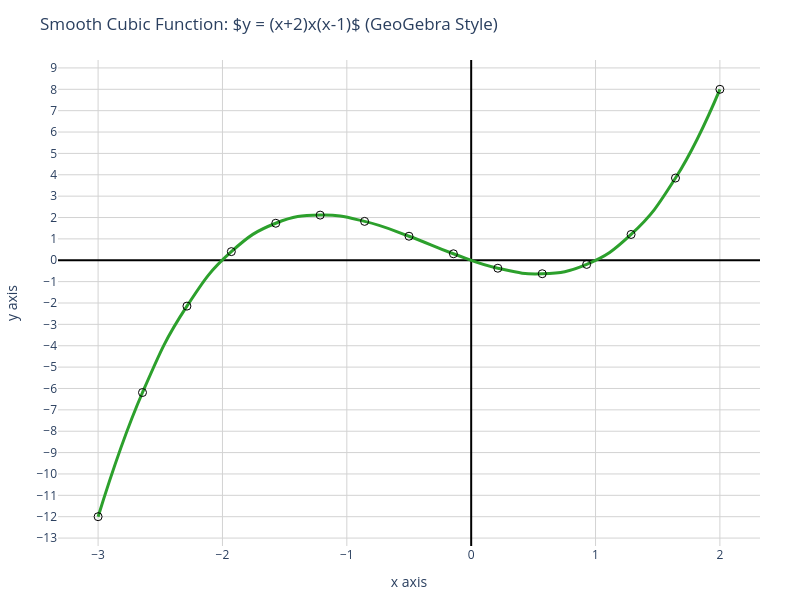

The notebook cell this image was saved under:
### Code cell
import plotly.graph_objects as go
import numpy as np

# 1. 데이터 생성 (일부러 점을 적게 줌: 15개)
# -3부터 2까지 15개의 점만 생성합니다.
x_data = np.linspace(-3, 2, 15)
# 3차 함수 식: y = (x+2) * x * (x-1)
y_data = (x_data + 2) * x_data * (x_data - 1)

# 2. 그래프 객체 생성
fig = go.Figure()

# 3. 3차 함수 곡선 추가
fig.add_trace(go.Scatter(
    x=x_data, 
    y=y_data, 
    mode='lines+markers', # 점과 선을 모두 표시 (스플라인 효과 확인용)
    # 핵심 설정: shape='spline'으로 단순 직선 연결이 아닌 수학적 곡선 구현
    line=dict(color='#2ca02c', width=3, shape='spline', smoothing=1.3), 
    marker=dict(size=8, color='black', symbol='circle-open'), # 데이터 포인트 표시
    name='y = (x+2)x(x-1)'
))

# 4. 지오지브라 스타일 레이아웃 설정 (격자, 축 강조)
fig.update_layout(
    title='Smooth Cubic Function: $y = (x+2)x(x-1)$ (GeoGebra Style)',
    xaxis=dict(
        title='x axis',
        showgrid=True, gridwidth=1, gridcolor='LightGrey', # 격자
        zeroline=True, zerolinewidth=2, zerolinecolor='Black', # x축 강조
        dtick=1 # 격자 간격
    ),
    yaxis=dict(
        title='y axis',
        showgrid=True, gridwidth=1, gridcolor='LightGrey',
        zeroline=True, zerolinewidth=2, zerolinecolor='Black', # y축 강조
        dtick=1
    ),
    plot_bgcolor='white', # 배경을 하얗게
    width=800, height=600,
    margin=dict(l=40, r=40, t=60, b=40),
    #hovermode="x unified" # 마우스를 올렸을 때 x값에 대한 y값을 한데 보여줌
)

# 5. 그래프 출력 (코랩/VS Code 셀 바로 아래)
fig.show()

### Figure 1 — Plotly figure (JSON) as saved in the notebook; plotly's stock layout.template omitted (floating-point values rounded to 4 significant figures)
{"data": [{"line": {"color": "#2ca02c", "shape": "spline", "smoothing": 1.3, "width": 3}, "marker": {"color": "black", "size": 8, "symbol": "circle-open"}, "mode": "lines+markers", "name": "y = (x+2)x(x-1)", "type": "scatter", "x": [-3.0, -2.643, -2.286, -1.929, -1.571, -1.214, -0.8571, -0.5, -0.1429, 0.2143, 0.5714, 0.9286, 1.286, 1.643, 2.0], "y": [-12.0, -6.189, -2.146, 0.4034, 1.732, 2.113, 1.819, 1.125, 0.3032, -0.3728, -0.6297, -0.1942, 1.207, 3.847, 8.0]}], "layout": {"height": 600, "margin": {"b": 40, "l": 40, "r": 40, "t": 60}, "plot_bgcolor": "white", "title": {"text": "Smooth Cubic Function: $y = (x+2)x(x-1)$ (GeoGebra Style)"}, "width": 800, "xaxis": {"dtick": 1, "gridcolor": "LightGrey", "gridwidth": 1, "showgrid": true, "title": {"text": "x axis"}, "zeroline": true, "zerolinecolor": "Black", "zerolinewidth": 2}, "yaxis": {"dtick": 1, "gridcolor": "LightGrey", "gridwidth": 1, "showgrid": true, "title": {"text": "y axis"}, "zeroline": true, "zerolinecolor": "Black", "zerolinewidth": 2}}}
